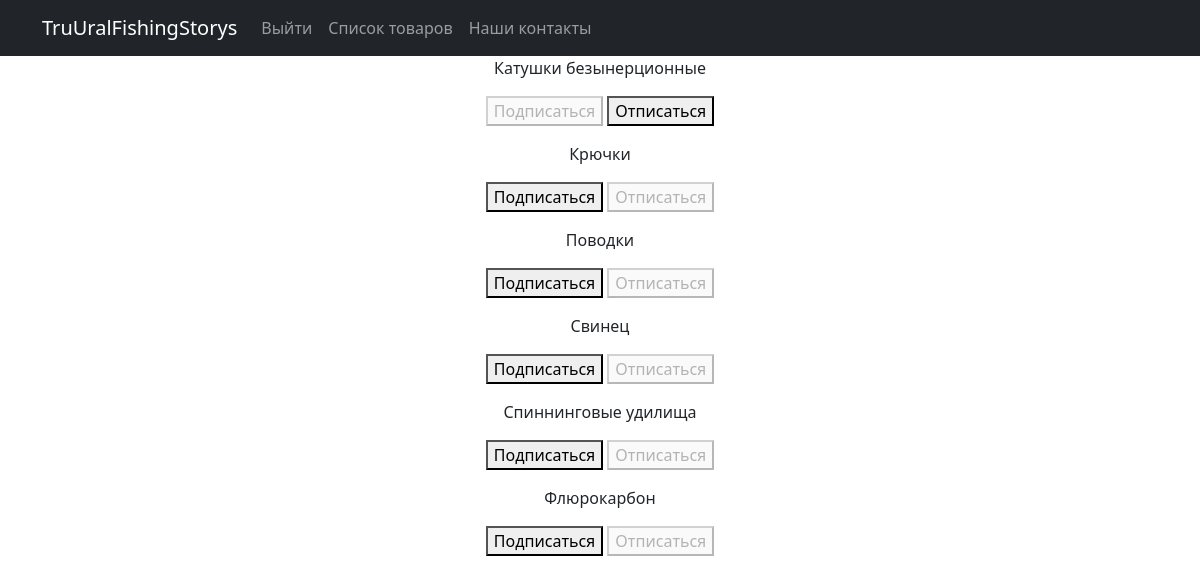
Page /products/subscriptions/ (signed in) on the committed database.
### simpleapp/models.py (models this page shows, shortened)
class Category(models.Model):
    name = models.CharField(max_length=100, unique=True)

### simpleapp/views.py (the view, shortened to what this page needs)
# urls.py: path('subscriptions/', subscriptions, name='subscriptions'),
@login_required
@csrf_protect
def subscriptions(request):
    categories_with_subscriptions = Category.objects.annotate(
        user_subscribed=Exists(
            Subscription.objects.filter(
                user=request.user,
                category=OuterRef('pk'),
            )
        )
    ).order_by('name')
    return render(
        request,
        'subscriptions.html',
        {'categories': categories_with_subscriptions},
    )

### templates/subscriptions.html (shortened to what this page needs)
{% extends 'flatpages/default.html' %}
{% block content %}
    {% for category in categories  %}
        <p>
            {{ category.name }}
            <form method="post">
                {% if category.user_subscribed %}
                    <button disabled>Подписаться</button>
                    <button name="action" value="unsubscribe">Отписаться</button>
                {% else %}
                    <button name="action" value="subscribe">Подписаться</button>
                    <button disabled>Отписаться</button>
                {% endif %}
            </form>
        </p>
    {% endfor %}
{% endblock content %}

### rows in the picture
Category: name "Катушки безынерционные", shows "Подписаться"
Category: name "Крючки", shows "Подписаться"
Category: name "Поводки", shows "Подписаться"
Category: name "Свинец", shows "Подписаться"
Category: name "Спиннинговые удилища", shows "Подписаться"
Category: name "Флюрокарбон", shows "Подписаться"
